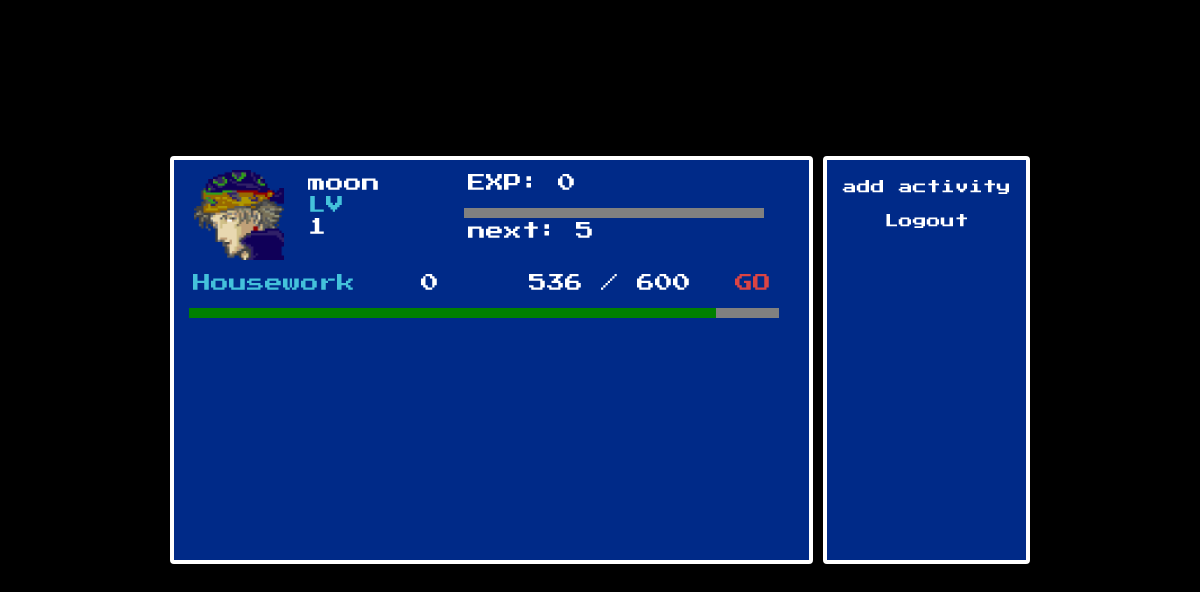
Before: /dashboard/ (signed in) with the older database file.
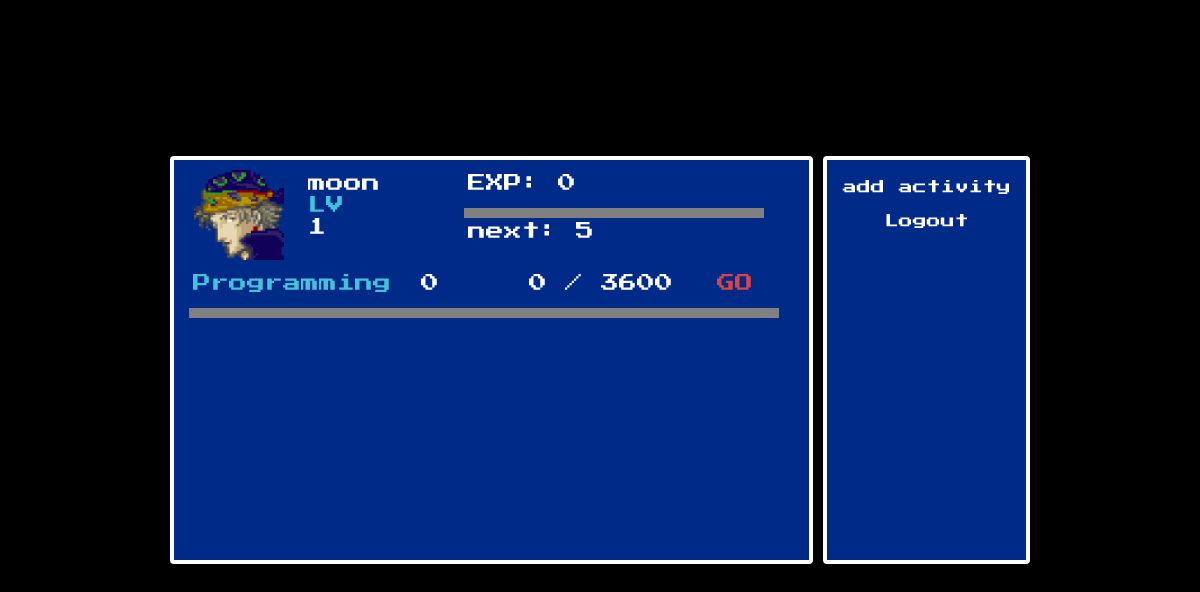
After: the same page with the newer database file.
### app.py (models this page shows)
class User(db.Model):
    id              = db.Column(db.Integer,     primary_key = True              )
    username        = db.Column(db.String(80),  nullable    = False, unique=True)
    password        = db.Column(db.String(200), nullable    = False             )
    level           = db.Column(db.Integer,     nullable    = False, default =1 )
    xp              = db.Column(db.Integer,     nullable    = False, default =0 )
    xp_needed       = db.Column(db.Integer,     nullable    = False, default =5 )
    free_hours      = db.Column(db.Integer,     nullable    = False, default =0 )
    free_minutes    = db.Column(db.Integer,     nullable    = False, default =0 )
    gil             = db.Column(db.Integer,     nullable    = False, default =0 )

class Activity(db.Model):
    id              = db.Column(db.Integer,     primary_key = True                                  )
    name            = db.Column(db.String,      nullable    = False                                 )
    user_id         = db.Column(db.Integer,     db.ForeignKey('user.id'), nullable=False            )
    total_seconds   = db.Column(db.Integer,     default     = 0                                     )
    level           = db.Column(db.Integer,     default     = 0                                     )
    xp              = db.Column(db.Integer,     default     = 0                                     )
    xp_needed       = db.Column(db.Integer,     default     = activity_xp_needed                    )
    user            = db.relationship('User',   backref     = db.backref('activities', lazy = True) )

### app.py (the view)
@app.route('/dashboard/')
def dashboard():
    user_id     = session.get('user_id')
    if 'user_id':
        user        = User.query.get(user_id)
        activities  = Activity.query.filter_by(user_id=user_id).all()
        if user:
            return render_template('dashboard.html', user=user, activities=activities)
    return render_template('login.html')

### templates/dashboard.html (shortened to what this page needs)
<!DOCTYPE html>
<html>
<head>
    <link rel="stylesheet" href="{{url_for('static',filename='dashboard.css')}}">
</head>
<body>
    <div class="dashboard_container">
        <div class="dashboard_header">
            <img src="../static/locke.png" width="90" height="90">
            <div class="dashboard_header_text">
                <p>{{ user.username }}</p>
                <p style="color:#44c2db">LV</p>
                <p>{{ user.level }}</p>
            </div>
            <div class="dashboard_header_progress">
                <p>EXP:  {{ user.xp }} </p>
                <progress class="dashboard_xp_progress" value={{user.xp}} max="{{user.xp_needed}}"></progress>
                <p>next: {{ user.xp_needed }}</p>
            </div>
        </div>
        <div class="time_tracker">
            {% for activity in activities %}
            <div class="progress">
                <p style="width: 220px; color: #44c2db;"> {{ activity.name }} </p>
                <p style="width: 100px;">{{ activity.level }}</p>
                <p>{{ activity.xp}} / {{ activity.xp_needed }}</p>
                <a href="#" style="padding-top:4px; text-align: right;margin-left: 40px;color:#db4444" onclick="openTrackModal('{{ activity.id }}', '{{ activity.name }}'); return false;">GO</a>
            </div>
            <progress class="dashboard_xp_progress"  value={{activity.xp}} max={{activity.xp_needed}} style="width: 590px;margin-top: 7px;"></progress>
            {%endfor%}
        </div>
    </div>
    <div class="logout">
            <li><a href="#" onclick="openModal();return false;">add activity</a></li>
            <li><a href="/logout" >Logout</a></li>
        </div>
</body>
</html>

### static/dashboard.css (style rules this page uses)
body { width: 860px; color: white; background-color: black; font-family: 'Press Start 2P', monospace; height: 90vh; align-items: center; display: flex; font-size: 18px; margin: auto; }
p { margin: 4px; }
.dashboard_container { width: 640px; height: 400px; background-color: #002a88; border-color: white; border-style:solid; border-width: 4px; border-radius: 4px; margin-right: 5px; }
.dashboard_header { display: flex; margin: auto; margin-top: 10px; margin-left: 20px; }
.dashboard_header_text { margin-left: 20px; width: 160px; }
.dashboard_header_progress { width: 300px; }
.dashboard_xp_progress { -webkit-appearance: none; appearance: none; color:#fff; border-width: 3px; background-color: #565656; border-left-width: 6px; border-right-width: 6px; width: 300px; height: 10px; }
.time_tracker { margin: auto; margin-top: 10px; margin-left: 15px; }
.logout { margin-left: 5px; font-style: none; color: white; width: 180px; text-align: center; height: 380px; font-size: 14px; background-color: #002a88; border-color: white; border-style:solid; padding: 10px 10px 10px 10px; border-width: 4px; border-radius: 4px; }
a { text-decoration: none; font-style: none; color: white; }
li { list-style-type: none; padding-top : 10px; padding-bottom: 10px; }
.progress { display: flex; }

Changed rows visible on the page:
changed Activity: name "Housework" → "Programming"; xp "536" → "0"; xp_needed "600" → "3600"
